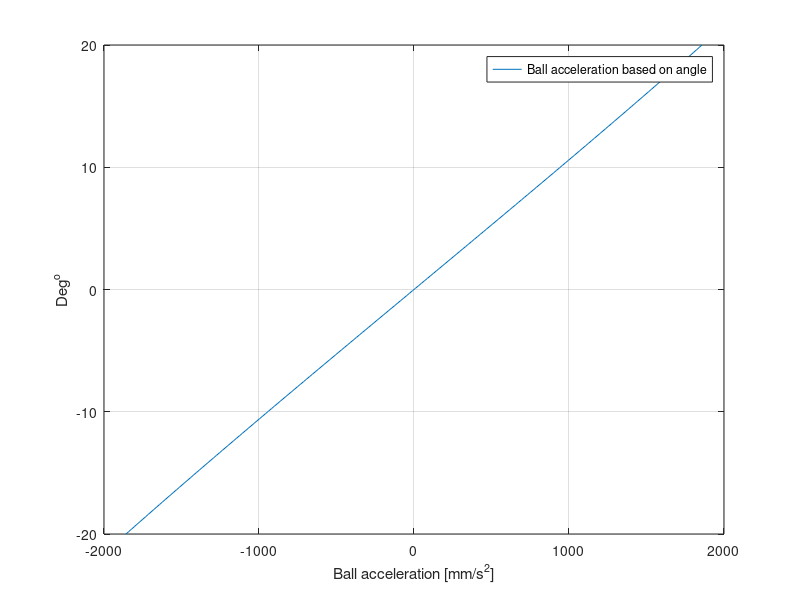
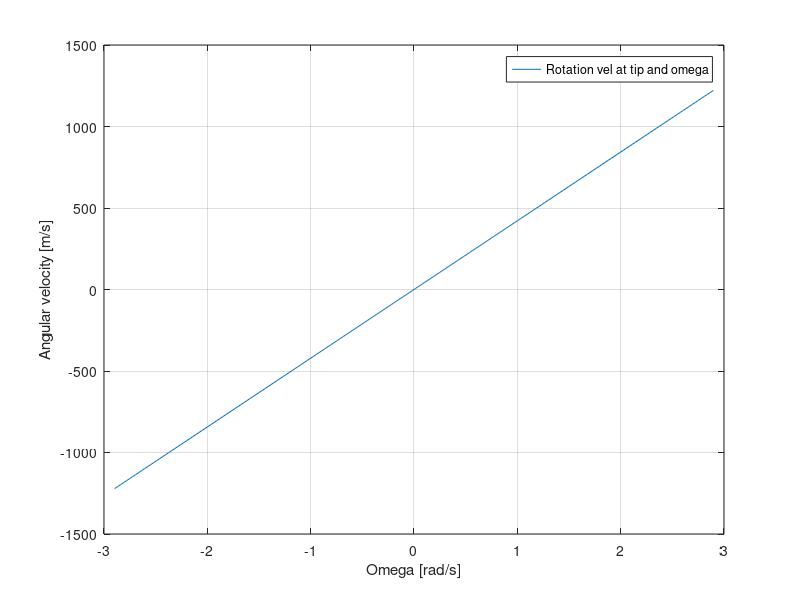
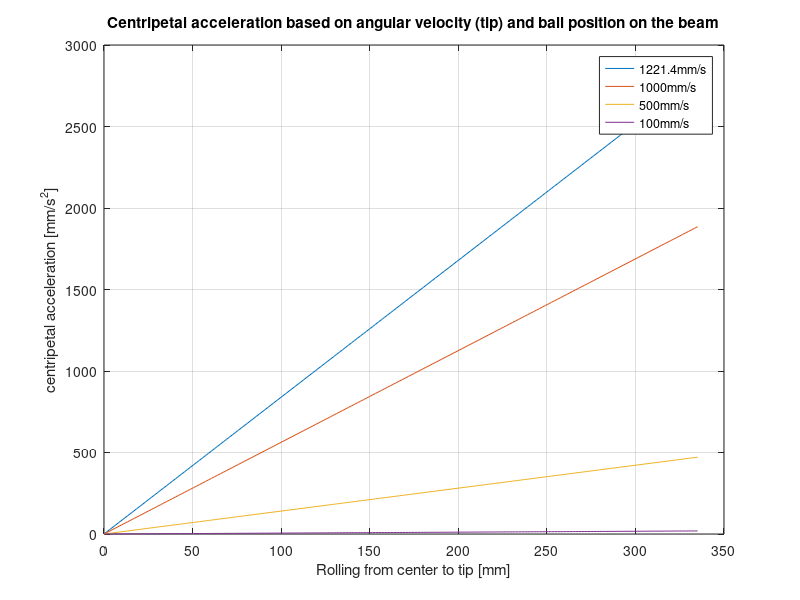
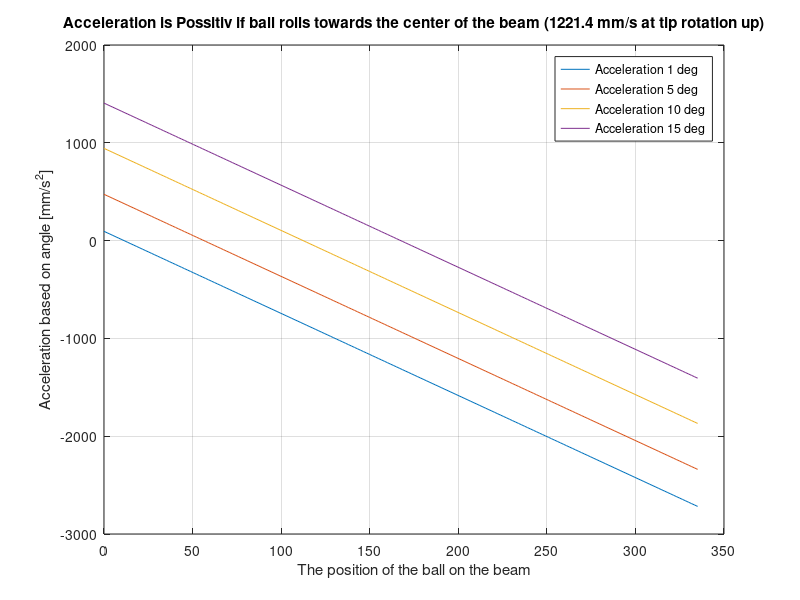

These charts were generated, in order, by the following MATLAB code:
clc; close all; clear
% Roling ball and rotattation dynamics
% 
% Testing omega, velocity, ball pos on beam is changing.
g = 9810; %[mm/s^2]
R_ball = 40.1*1/2; % mm
d_beam_17 = 16.667; % mm
V_relativ_mm = 1.221443493793749e+03 ; % mm/s
r = 421.6; % radius beam mm

deg = linspace(-20,20,200); % deg, max min angel
ball_aks =(g*sind(deg))/(1+(2*R_ball^2)/(3*(R_ball^2-d_beam_17^2/4))); % mm/s^2, acceleration based on angel
figure
plot(ball_aks,deg)
ylabel('Deg^o')
xlabel('Ball acceleration [mm/s^2]')
legend('Ball acceleration based on angle')
grid on



ball_aks_1deg =(g*sind(1))/(1+(2*R_ball^2)/(3*(R_ball^2-d_beam_17^2/4))) % mm/s^2, acceleration 
ball_aks_5deg =(g*sind(5))/(1+(2*R_ball^2)/(3*(R_ball^2-d_beam_17^2/4))) % mm/s^2, acceleration 
ball_aks_10deg =(g*sind(10))/(1+(2*R_ball^2)/(3*(R_ball^2-d_beam_17^2/4))) % mm/s^2, acceleration 
ball_aks_15deg =(g*sind(15))/(1+(2*R_ball^2)/(3*(R_ball^2-d_beam_17^2/4))) % mm/s^2, acceleration 




roling_length = linspace(0,335.1,200); % mm From center to tip.


v = linspace(-1221.4,1221.4,200); % mm/s, tangential velocity at tip.
omega = v/r; % rad/s 

figure
plot(omega,v)
grid on
xlabel('Omega [rad/s]')
ylabel('Angular velocity [m/s]')
legend('Rotation vel at tip and omega')


a_N_1221 = (V_relativ_mm/r).^2.*roling_length; % mm/^2, centripetal acceleration v=1221.4 [mm/s^2] (max)
a_N_1000 = (1000/r).^2.*roling_length; % mm/^2, centripetal acceleration v=1000 [mm/s^2]
a_N_500 = (500/r).^2.*roling_length; % mm/^2, centripetal acceleration v=500 [mm/s^2]
a_N_100 = (100/r).^2.*roling_length; % mm/^2, centripetal acceleration v=100 [mm/s^2]

figure
plot(roling_length,a_N_1221)
grid on
hold on
plot(roling_length,a_N_1000)
hold on
plot(roling_length,a_N_500)
hold on
plot(roling_length,a_N_100)
ylabel('centripetal acceleration [mm/s^2]')
xlabel('Rolling from center to tip [mm]')
legend('1221.4mm/s','1000mm/s','500mm/s','100mm/s', 'Location','best')
title(['Centripetal acceleration based on angular velocity (tip) ' ...
    'and ball position on the beam'])



% The beam rotates towards the ball:

accel_1_V_1221 = ball_aks_1deg  - a_N_1221;% exampel 1 senario 1 deg and tangential velocity (max):
accel_5_V_1221  = ball_aks_5deg  - a_N_1221;% exampel 2 senario 5 deg and tangential velocity (max):
accel_10_V_1221 = ball_aks_10deg - a_N_1221;% exampel 3 senario 10 deg and tangential velocity (max):
accel_15_V_1221 = ball_aks_15deg - a_N_1221;% exampel 4 senario 15 deg and tangential velocity (max):


figure
plot(roling_length,accel_1_V_1221)
hold on
grid on
plot(roling_length,accel_5_V_1221)
hold on
plot(roling_length,accel_10_V_1221)
hold on
plot(roling_length,accel_15_V_1221)
hold on
ylabel('Acceleration based on angle [mm/s^2]')
xlabel('The position of the ball on the beam')
legend('Acceleration 1 deg','Acceleration 5 deg','Acceleration 10 deg', 'Acceleration 15 deg')
title(['Acceleration is Possitiv if ball rolls towards the ' ...
    'center of the beam (1221.4 mm/s at tip rotation up)'])



%%%%%%%%%%%%%%%%%%%%%

accel_1_V_500  = ball_aks_1deg  - a_N_500;% exampel 1 senario 1  deg and tangential velocity (500):
accel_5_V_500  = ball_aks_5deg  - a_N_500;% exampel 2 senario 5  deg and tangential velocity (500):
accel_10_V_500 = ball_aks_10deg - a_N_500;% exampel 3 senario 10 deg and tangential velocity (500):
accel_15_V_500 = ball_aks_15deg - a_N_500;% exampel 4 senario 15 deg and tangential velocity (500):


figure
plot(roling_length,accel_1_V_500)
hold on
grid on
plot(roling_length,accel_5_V_500)
hold on
plot(roling_length,accel_10_V_500)
hold on
plot(roling_length,accel_15_V_500)
hold on
ylabel('Acceleration based on angle [mm/s^2]')
xlabel('The position of the ball on the beam')
legend('Acceleration 1 deg','Acceleration 5 deg','Acceleration 10 deg', 'Acceleration 15 deg')
title(['Acceleration is Possitiv if ball rolls towards the ' ...
    'center of the beam (v=500 mm/s at tip rotation up)'])

% 
% The beam rotates away from the ball:

accel_1_V_1221  = ball_aks_1deg  + a_N_1221;% exampel 1 senario 1 deg and tangential velocity (max):
accel_5_V_1221  = ball_aks_5deg  + a_N_1221;% exampel 2 senario 5 deg and tangential velocity (max):
accel_10_V_1221 = ball_aks_10deg + a_N_1221;% exampel 3 senario 10 deg and tangential velocity (max):
accel_15_V_1221 = ball_aks_15deg + a_N_1221;% exampel 4 senario 15 deg and tangential velocity (max):


figure
plot(roling_length,accel_1_V_1221)
hold on
grid on
plot(roling_length,accel_5_V_1221)
hold on
plot(roling_length,accel_10_V_1221)
hold on
plot(roling_length,accel_15_V_1221)
hold on
ylabel('Acceleration based on angle [mm/s^2]')
xlabel('The position of the ball on the beam')
legend('Acceleration 1 deg','Acceleration 5 deg','Acceleration 10 deg', 'Acceleration 15 deg')
title(['Acceleration is Possitiv if ball rolls away ' ...
    'from the center of the beam (v=1221.4 mm/s at tip rotation down)'])



%%%%%%%%%%%%%%%%%%%%%

accel_1_V_500  = ball_aks_1deg  + a_N_500;% exampel 1 senario 1  deg and tangential velocity (500):
accel_5_V_500  = ball_aks_5deg  + a_N_500;% exampel 2 senario 5  deg and tangential velocity (500):
accel_10_V_500 = ball_aks_10deg + a_N_500;% exampel 3 senario 10 deg and tangential velocity (500):
accel_15_V_500 = ball_aks_15deg + a_N_500;% exampel 4 senario 15 deg and tangential velocity (500):


figure
plot(roling_length,accel_1_V_500)
hold on
grid on
plot(roling_length,accel_5_V_500)
hold on
plot(roling_length,accel_10_V_500)
hold on
plot(roling_length,accel_15_V_500)
hold on
ylabel('Acceleration based on angle [mm/s^2]')
xlabel('The position of the ball on the beam')
legend('Acceleration 1 deg','Acceleration 5 deg','Acceleration 10 deg', 'Acceleration 15 deg')
title(['Acceleration is Possitiv if ball rolls away ' ...
    'from the center of the beam (v=500 mm/s at tip rotation down)'])
